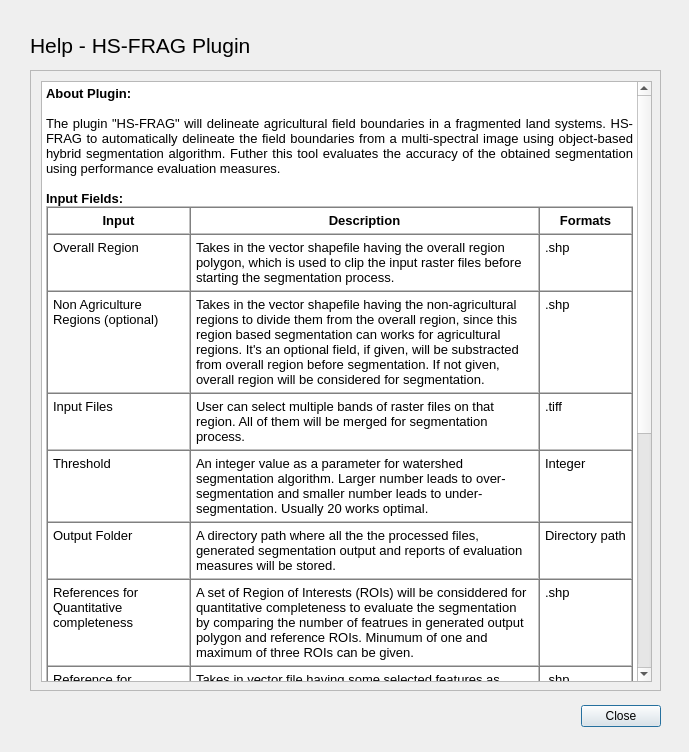
<?xml version="1.0" encoding="UTF-8"?>
<ui version="4.0">
 <class>Help</class>
 <widget class="QDialog" name="Help">
  <property name="geometry">
   <rect>
    <x>0</x>
    <y>0</y>
    <width>689</width>
    <height>752</height>
   </rect>
  </property>
  <property name="windowTitle">
   <string>Help - HS-FRAG</string>
  </property>
  <widget class="QDialogButtonBox" name="buttonBox">
   <property name="geometry">
    <rect>
     <x>320</x>
     <y>700</y>
     <width>341</width>
     <height>32</height>
    </rect>
   </property>
   <property name="layoutDirection">
    <enum>Qt::LeftToRight</enum>
   </property>
   <property name="orientation">
    <enum>Qt::Horizontal</enum>
   </property>
   <property name="standardButtons">
    <set>QDialogButtonBox::Close</set>
   </property>
  </widget>
  <widget class="QScrollArea" name="scrollArea">
   <property name="geometry">
    <rect>
     <x>30</x>
     <y>70</y>
     <width>631</width>
     <height>621</height>
    </rect>
   </property>
   <property name="widgetResizable">
    <bool>true</bool>
   </property>
   <widget class="QWidget" name="scrollAreaWidgetContents">
    <property name="geometry">
     <rect>
      <x>0</x>
      <y>0</y>
      <width>629</width>
      <height>619</height>
     </rect>
    </property>
    <widget class="QTextBrowser" name="textBrowser">
     <property name="geometry">
      <rect>
       <x>10</x>
       <y>10</y>
       <width>611</width>
       <height>601</height>
      </rect>
     </property>
     <property name="html">
      <string>&lt;!DOCTYPE HTML PUBLIC &quot;-//W3C//DTD HTML 4.0//EN&quot; &quot;http://www.w3.org/TR/REC-html40/strict.dtd&quot;&gt;
&lt;html&gt;&lt;head&gt;&lt;meta name=&quot;qrichtext&quot; content=&quot;1&quot; /&gt;&lt;style type=&quot;text/css&quot;&gt;
p, li { white-space: pre-wrap; }
&lt;/style&gt;&lt;/head&gt;&lt;body style=&quot; font-family:'MS Shell Dlg 2'; font-size:7.8pt; font-weight:400; font-style:normal;&quot;&gt;
&lt;p align=&quot;justify&quot; style=&quot; margin-top:0px; margin-bottom:15px; margin-left:0px; margin-right:0px; -qt-block-indent:0; text-indent:0px; background-color:#ffffff;&quot;&gt;&lt;span style=&quot; font-size:10pt; font-weight:600; background-color:#ffffff;&quot;&gt;About Plugin:&lt;/span&gt;&lt;/p&gt;
&lt;p align=&quot;justify&quot; style=&quot; margin-top:0px; margin-bottom:15px; margin-left:0px; margin-right:0px; -qt-block-indent:0; text-indent:0px; background-color:#ffffff;&quot;&gt;&lt;span style=&quot; font-family:'Open Sans,Arial,sans-serif'; font-size:10pt; color:#000000; background-color:#ffffff;&quot;&gt;The plugin &amp;quot;HS-FRAG&amp;quot; will delineate agricultural field boundaries in a fragmented land systems. HS-FRAG to automatically delineate the field boundaries from a multi-spectral image using object-based hybrid segmentation algorithm. Futher this tool evaluates the accuracy of the obtained segmentation using performance evaluation measures. &lt;/span&gt;&lt;/p&gt;
&lt;p align=&quot;justify&quot; style=&quot; margin-top:0px; margin-bottom:15px; margin-left:0px; margin-right:0px; -qt-block-indent:0; text-indent:0px; background-color:#ffffff;&quot;&gt;&lt;span style=&quot; font-size:10pt; font-weight:600; background-color:#ffffff;&quot;&gt;Input Fields:&lt;/span&gt;&lt;/p&gt;
&lt;table border=&quot;1&quot; style=&quot; margin-top:0px; margin-bottom:0px; margin-left:0px; margin-right:0px;&quot; width=&quot;100%&quot; cellspacing=&quot;0&quot; cellpadding=&quot;5&quot;&gt;
&lt;tr&gt;
&lt;td&gt;
&lt;p align=&quot;center&quot; style=&quot; margin-top:0px; margin-bottom:0px; margin-left:0px; margin-right:0px; -qt-block-indent:0; text-indent:0px;&quot;&gt;&lt;span style=&quot; font-size:10pt; font-weight:600;&quot;&gt;Input&lt;/span&gt;&lt;/p&gt;&lt;/td&gt;
&lt;td width=&quot;60%&quot;&gt;
&lt;p align=&quot;center&quot; style=&quot; margin-top:0px; margin-bottom:0px; margin-left:0px; margin-right:0px; -qt-block-indent:0; text-indent:0px;&quot;&gt;&lt;span style=&quot; font-size:10pt; font-weight:600;&quot;&gt;Description&lt;/span&gt;&lt;/p&gt;&lt;/td&gt;
&lt;td&gt;
&lt;p align=&quot;center&quot; style=&quot; margin-top:0px; margin-bottom:0px; margin-left:0px; margin-right:0px; -qt-block-indent:0; text-indent:0px;&quot;&gt;&lt;span style=&quot; font-size:10pt; font-weight:600;&quot;&gt;Formats&lt;/span&gt;&lt;/p&gt;&lt;/td&gt;&lt;/tr&gt;
&lt;tr&gt;
&lt;td&gt;
&lt;p style=&quot; margin-top:0px; margin-bottom:0px; margin-left:0px; margin-right:0px; -qt-block-indent:0; text-indent:0px;&quot;&gt;&lt;span style=&quot; font-size:10pt;&quot;&gt;Overall Region&lt;/span&gt;&lt;/p&gt;&lt;/td&gt;
&lt;td&gt;
&lt;p style=&quot; margin-top:0px; margin-bottom:0px; margin-left:0px; margin-right:0px; -qt-block-indent:0; text-indent:0px;&quot;&gt;&lt;span style=&quot; font-family:'Open Sans,Arial,sans-serif'; font-size:10pt; color:#000000; background-color:#ffffff;&quot;&gt;Takes in the vector shapefile having the overall region polygon, which is used to clip the input raster files before starting the segmentation process. &lt;/span&gt;&lt;/p&gt;&lt;/td&gt;
&lt;td&gt;
&lt;p style=&quot; margin-top:0px; margin-bottom:0px; margin-left:0px; margin-right:0px; -qt-block-indent:0; text-indent:0px;&quot;&gt;&lt;span style=&quot; font-size:10pt;&quot;&gt;.shp&lt;/span&gt;&lt;/p&gt;&lt;/td&gt;&lt;/tr&gt;
&lt;tr&gt;
&lt;td&gt;
&lt;p style=&quot; margin-top:0px; margin-bottom:0px; margin-left:0px; margin-right:0px; -qt-block-indent:0; text-indent:0px;&quot;&gt;&lt;span style=&quot; font-size:10pt;&quot;&gt;Non Agriculture Regions (optional)&lt;/span&gt;&lt;/p&gt;&lt;/td&gt;
&lt;td&gt;
&lt;p style=&quot; margin-top:0px; margin-bottom:0px; margin-left:0px; margin-right:0px; -qt-block-indent:0; text-indent:0px;&quot;&gt;&lt;span style=&quot; font-family:'Open Sans,Arial,sans-serif'; font-size:10pt; color:#000000; background-color:#ffffff;&quot;&gt;Takes in the vector shapefile having the non-agricultural regions to divide them from the overall region, since this region based segmentation can works for agricultural regions. It's an optional field, if given, will be substracted from overall region before segmentation. If not given, overall region will be considered for segmentation. &lt;/span&gt;&lt;/p&gt;&lt;/td&gt;
&lt;td&gt;
&lt;p style=&quot; margin-top:0px; margin-bottom:0px; margin-left:0px; margin-right:0px; -qt-block-indent:0; text-indent:0px;&quot;&gt;&lt;span style=&quot; font-size:10pt;&quot;&gt;.shp&lt;/span&gt;&lt;/p&gt;&lt;/td&gt;&lt;/tr&gt;
&lt;tr&gt;
&lt;td&gt;
&lt;p style=&quot; margin-top:0px; margin-bottom:0px; margin-left:0px; margin-right:0px; -qt-block-indent:0; text-indent:0px;&quot;&gt;&lt;span style=&quot; font-size:10pt;&quot;&gt;Input Files&lt;/span&gt;&lt;/p&gt;&lt;/td&gt;
&lt;td&gt;
&lt;p style=&quot; margin-top:0px; margin-bottom:0px; margin-left:0px; margin-right:0px; -qt-block-indent:0; text-indent:0px;&quot;&gt;&lt;span style=&quot; font-family:'Open Sans,Arial,sans-serif'; font-size:10pt; color:#000000; background-color:#ffffff;&quot;&gt;User can select multiple bands of raster files on that region. All of them will be merged for segmentation process. &lt;/span&gt;&lt;/p&gt;&lt;/td&gt;
&lt;td&gt;
&lt;p style=&quot; margin-top:0px; margin-bottom:0px; margin-left:0px; margin-right:0px; -qt-block-indent:0; text-indent:0px;&quot;&gt;&lt;span style=&quot; font-size:10pt;&quot;&gt;.tiff&lt;/span&gt;&lt;/p&gt;&lt;/td&gt;&lt;/tr&gt;
&lt;tr&gt;
&lt;td&gt;
&lt;p style=&quot; margin-top:0px; margin-bottom:0px; margin-left:0px; margin-right:0px; -qt-block-indent:0; text-indent:0px;&quot;&gt;&lt;span style=&quot; font-size:10pt;&quot;&gt;Threshold&lt;/span&gt;&lt;/p&gt;&lt;/td&gt;
&lt;td&gt;
&lt;p style=&quot; margin-top:0px; margin-bottom:0px; margin-left:0px; margin-right:0px; -qt-block-indent:0; text-indent:0px;&quot;&gt;&lt;span style=&quot; font-family:'Open Sans,Arial,sans-serif'; font-size:10pt; color:#000000; background-color:#ffffff;&quot;&gt;An integer value as a parameter for watershed segmentation algorithm. Larger number leads to over-segmentation and smaller number leads to under-segmentation. Usually 20 works optimal. &lt;/span&gt;&lt;/p&gt;&lt;/td&gt;
&lt;td&gt;
&lt;p style=&quot; margin-top:0px; margin-bottom:0px; margin-left:0px; margin-right:0px; -qt-block-indent:0; text-indent:0px;&quot;&gt;&lt;span style=&quot; font-size:10pt;&quot;&gt;Integer&lt;/span&gt;&lt;/p&gt;&lt;/td&gt;&lt;/tr&gt;
&lt;tr&gt;
&lt;td&gt;
&lt;p style=&quot; margin-top:0px; margin-bottom:0px; margin-left:0px; margin-right:0px; -qt-block-indent:0; text-indent:0px;&quot;&gt;&lt;span style=&quot; font-size:10pt;&quot;&gt;Output Folder&lt;/span&gt;&lt;/p&gt;&lt;/td&gt;
&lt;td&gt;
&lt;p style=&quot; margin-top:0px; margin-bottom:0px; margin-left:0px; margin-right:0px; -qt-block-indent:0; text-indent:0px;&quot;&gt;&lt;span style=&quot; font-family:'Open Sans,Arial,sans-serif'; font-size:10pt; color:#000000; background-color:#ffffff;&quot;&gt;A directory path where all the the processed files, generated segmentation output and reports of evaluation measures will be stored. &lt;/span&gt;&lt;/p&gt;&lt;/td&gt;
&lt;td&gt;
&lt;p style=&quot; margin-top:0px; margin-bottom:0px; margin-left:0px; margin-right:0px; -qt-block-indent:0; text-indent:0px;&quot;&gt;&lt;span style=&quot; font-size:10pt;&quot;&gt;Directory path&lt;/span&gt;&lt;/p&gt;&lt;/td&gt;&lt;/tr&gt;
&lt;tr&gt;
&lt;td&gt;
&lt;p style=&quot; margin-top:0px; margin-bottom:0px; margin-left:0px; margin-right:0px; -qt-block-indent:0; text-indent:0px;&quot;&gt;&lt;span style=&quot; font-size:10pt;&quot;&gt;References for Quantitative completeness&lt;/span&gt;&lt;/p&gt;&lt;/td&gt;
&lt;td&gt;
&lt;p style=&quot; margin-top:0px; margin-bottom:0px; margin-left:0px; margin-right:0px; -qt-block-indent:0; text-indent:0px;&quot;&gt;&lt;span style=&quot; font-family:'Open Sans,Arial,sans-serif'; font-size:10pt; color:#000000; background-color:#ffffff;&quot;&gt;A set of Region of Interests (ROIs) will be considdered for quantitative completeness to evaluate the segmentation by comparing the number of featrues in generated output polygon and reference ROIs. Minumum of one and maximum of three ROIs can be given. &lt;/span&gt;&lt;/p&gt;&lt;/td&gt;
&lt;td&gt;
&lt;p style=&quot; margin-top:0px; margin-bottom:0px; margin-left:0px; margin-right:0px; -qt-block-indent:0; text-indent:0px;&quot;&gt;&lt;span style=&quot; font-size:10pt;&quot;&gt;.shp&lt;/span&gt;&lt;/p&gt;&lt;/td&gt;&lt;/tr&gt;
&lt;tr&gt;
&lt;td&gt;
&lt;p style=&quot; margin-top:0px; margin-bottom:0px; margin-left:0px; margin-right:0px; -qt-block-indent:0; text-indent:0px;&quot;&gt;&lt;span style=&quot; font-size:10pt;&quot;&gt;Reference for Geometric Evaluation&lt;/span&gt;&lt;/p&gt;&lt;/td&gt;
&lt;td&gt;
&lt;p style=&quot; margin-top:0px; margin-bottom:0px; margin-left:0px; margin-right:0px; -qt-block-indent:0; text-indent:0px;&quot;&gt;&lt;span style=&quot; font-family:'Open Sans,Arial,sans-serif'; font-size:10pt; color:#000000; background-color:#ffffff;&quot;&gt;Takes in vector file having some selected features as reference to compare the geometrics of reference features with respective features in generated output vector. &lt;/span&gt;&lt;/p&gt;&lt;/td&gt;
&lt;td&gt;
&lt;p style=&quot; margin-top:0px; margin-bottom:0px; margin-left:0px; margin-right:0px; -qt-block-indent:0; text-indent:0px;&quot;&gt;&lt;span style=&quot; font-size:10pt;&quot;&gt;.shp&lt;/span&gt;&lt;/p&gt;&lt;/td&gt;&lt;/tr&gt;
&lt;tr&gt;
&lt;td&gt;
&lt;p style=&quot; margin-top:0px; margin-bottom:0px; margin-left:0px; margin-right:0px; -qt-block-indent:0; text-indent:0px;&quot;&gt;&lt;span style=&quot; font-size:10pt;&quot;&gt;Reference for Spatial Correctness&lt;/span&gt;&lt;/p&gt;&lt;/td&gt;
&lt;td&gt;
&lt;p style=&quot; margin-top:0px; margin-bottom:0px; margin-left:0px; margin-right:0px; -qt-block-indent:0; text-indent:0px;&quot;&gt;&lt;span style=&quot; font-family:'Open Sans,Arial,sans-serif'; font-size:10pt; color:#000000; background-color:#ffffff;&quot;&gt;Takes in vector file having some selected features to perform spatial evaluation based on pixels data of generated borders falling under the buffered regions of reference features. &lt;/span&gt;&lt;/p&gt;&lt;/td&gt;
&lt;td&gt;
&lt;p style=&quot; margin-top:0px; margin-bottom:0px; margin-left:0px; margin-right:0px; -qt-block-indent:0; text-indent:0px;&quot;&gt;&lt;span style=&quot; font-size:10pt;&quot;&gt;.shp&lt;/span&gt;&lt;/p&gt;&lt;/td&gt;&lt;/tr&gt;&lt;/table&gt;
&lt;p style=&quot;-qt-paragraph-type:empty; margin-top:0px; margin-bottom:0px; margin-left:0px; margin-right:0px; -qt-block-indent:0; text-indent:0px; font-size:10pt; font-weight:600;&quot;&gt;&lt;br /&gt;&lt;/p&gt;
&lt;p style=&quot; margin-top:0px; margin-bottom:0px; margin-left:0px; margin-right:0px; -qt-block-indent:0; text-indent:0px;&quot;&gt;&lt;span style=&quot; font-size:10pt; font-weight:600;&quot;&gt;Evaluation Measures:&lt;/span&gt;&lt;/p&gt;
&lt;p style=&quot;-qt-paragraph-type:empty; margin-top:0px; margin-bottom:0px; margin-left:0px; margin-right:0px; -qt-block-indent:0; text-indent:0px; font-size:10pt; font-weight:600;&quot;&gt;&lt;br /&gt;&lt;/p&gt;
&lt;p align=&quot;justify&quot; style=&quot; margin-top:0px; margin-bottom:0px; margin-left:0px; margin-right:0px; -qt-block-indent:0; text-indent:0px;&quot;&gt;&lt;span style=&quot; font-family:'Open Sans,Arial,sans-serif'; font-size:10pt; font-weight:600; color:#000000; background-color:#ffffff;&quot;&gt;Quantitative Completeness:&lt;/span&gt;&lt;/p&gt;
&lt;p align=&quot;justify&quot; style=&quot; margin-top:0px; margin-bottom:0px; margin-left:0px; margin-right:0px; -qt-block-indent:0; text-indent:0px;&quot;&gt;&lt;span style=&quot; font-family:'Open Sans,Arial,sans-serif'; font-size:10pt; color:#000000; background-color:#ffffff;&quot;&gt;Compares the no. of features in both segmented and reference polygons and determines whether the result is over-segmentation or under-segmentation.  &lt;/span&gt;&lt;/p&gt;
&lt;p align=&quot;justify&quot; style=&quot;-qt-paragraph-type:empty; margin-top:0px; margin-bottom:0px; margin-left:0px; margin-right:0px; -qt-block-indent:0; text-indent:0px;&quot;&gt;&lt;br /&gt;&lt;/p&gt;
&lt;p align=&quot;justify&quot; style=&quot; margin-top:0px; margin-bottom:0px; margin-left:0px; margin-right:0px; -qt-block-indent:0; text-indent:0px;&quot;&gt;&lt;span style=&quot; font-family:'Open Sans,Arial,sans-serif'; font-size:10pt; font-weight:600; color:#000000; background-color:#ffffff;&quot;&gt;Geometric Evaluation:&lt;/span&gt;&lt;/p&gt;
&lt;p align=&quot;justify&quot; style=&quot; margin-top:0px; margin-bottom:0px; margin-left:0px; margin-right:0px; -qt-block-indent:0; text-indent:0px;&quot;&gt;&lt;span style=&quot; font-family:'Open Sans,Arial,sans-serif'; font-size:10pt; color:#000000; background-color:#ffffff;&quot;&gt;In this evaluation, each feature in the reference polygon is compared with the feature with highest overlapping area in the segmented polygon. Both perimeter and area for each feature-segment pair were compared and stored into an excel file. Comparison bar graphs are also generated using the ‘matplotlib’ library.  &lt;/span&gt;&lt;/p&gt;
&lt;p align=&quot;justify&quot; style=&quot;-qt-paragraph-type:empty; margin-top:0px; margin-bottom:0px; margin-left:0px; margin-right:0px; -qt-block-indent:0; text-indent:0px;&quot;&gt;&lt;br /&gt;&lt;/p&gt;
&lt;p align=&quot;justify&quot; style=&quot; margin-top:0px; margin-bottom:0px; margin-left:0px; margin-right:0px; -qt-block-indent:0; text-indent:0px;&quot;&gt;&lt;span style=&quot; font-family:'Open Sans,Arial,sans-serif'; font-size:10pt; font-weight:600; color:#000000; background-color:#ffffff;&quot;&gt;Spatial correctness:&lt;/span&gt;&lt;/p&gt;
&lt;p align=&quot;justify&quot; style=&quot; margin-top:0px; margin-bottom:0px; margin-left:0px; margin-right:0px; -qt-block-indent:0; text-indent:0px;&quot;&gt;&lt;span style=&quot; font-family:'Open Sans,Arial,sans-serif'; font-size:10pt; color:#000000; background-color:#ffffff;&quot;&gt;Spatial correctness is conducted based on the pixel values in the ‘borders.sdat’ file. Pixels which fall on the border of the reference polygon (of a given buffer) are considered as true positives(TP), and those which fall outside the border buffer but inside the polygon are considered as false positives(FP). ‘borders.sdat’ raster is clipped to the ‘buffered outline’ and ‘buffered overall region’ of each feature in the reference polygon. Then raster analysis is performed on each clipped raster, results are compared and stored into an excel file.  &lt;/span&gt;&lt;/p&gt;&lt;/body&gt;&lt;/html&gt;</string>
     </property>
    </widget>
   </widget>
  </widget>
  <widget class="QLabel" name="label">
   <property name="geometry">
    <rect>
     <x>30</x>
     <y>30</y>
     <width>431</width>
     <height>31</height>
    </rect>
   </property>
   <property name="font">
    <font>
     <pointsize>16</pointsize>
    </font>
   </property>
   <property name="text">
    <string>Help - HS-FRAG Plugin</string>
   </property>
  </widget>
 </widget>
 <resources/>
 <connections>
  <connection>
   <sender>buttonBox</sender>
   <signal>accepted()</signal>
   <receiver>Help</receiver>
   <slot>accept()</slot>
   <hints>
    <hint type="sourcelabel">
     <x>538</x>
     <y>714</y>
    </hint>
    <hint type="destinationlabel">
     <x>157</x>
     <y>274</y>
    </hint>
   </hints>
  </connection>
  <connection>
   <sender>buttonBox</sender>
   <signal>rejected()</signal>
   <receiver>Help</receiver>
   <slot>reject()</slot>
   <hints>
    <hint type="sourcelabel">
     <x>606</x>
     <y>720</y>
    </hint>
    <hint type="destinationlabel">
     <x>286</x>
     <y>274</y>
    </hint>
   </hints>
  </connection>
 </connections>
</ui>
